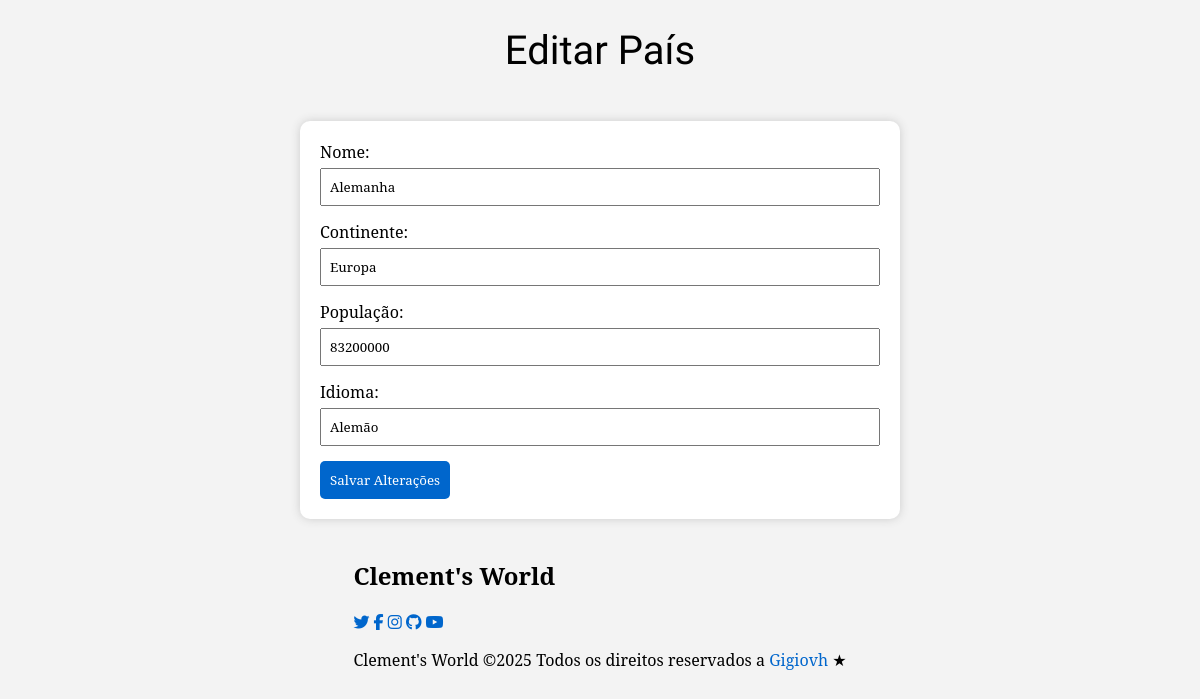
The app's page /pais/editar.php?id=4 with its own data.
### tables this page shows
CREATE TABLE tb_pais(
id_pais INT AUTO_INCREMENT PRIMARY  KEY,
nome VARCHAR(120) NOT NULL,
continente VARCHAR(160) NOT NULL,
populacao FLOAT NOT NULL,
idioma VARCHAR(60) NOT NULL
);

### src/pais/editar.php (the view, shortened to what this page needs)
<?php include("../conexao.php");
$id = $_GET['id'];
$result = $conn->query("SELECT * FROM tb_pais WHERE id_pais=$id");
$pais = $result->fetch_assoc();
?>
<!DOCTYPE html>
<html lang="pt-br">
<head>
<link rel="stylesheet" href="../style.css">
    <link rel="stylesheet" href="https://cdnjs.cloudflare.com/ajax/libs/font-awesome/6.6.0/css/all.min.css">
</head>
<body>
<h1>Editar País</h1>
<form name="formPais" method="post" onsubmit="return validar()">
    <label>Nome:</label>
    <input type="text" name="nome" value="<?= $pais['nome'] ?>">
    <label>Continente:</label>
    <input type="text" name="continente" value="<?= $pais['continente'] ?>">
    <label>População:</label>
    <input type="number" name="populacao" value="<?= $pais['populacao'] ?>">
    <label>Idioma:</label>
    <input type="text" name="idioma" value="<?= $pais['idioma'] ?>">
    <button type="submit" name="salvar">Salvar Alterações</button>
</form>
</body>
<footer class="footer">
  <h2 class="footer-logo">Clement's World</h2>
  <div class="footer-social">
    <a href="https://twitter.com" target="_blank"><i class="fab fa-twitter"></i></a>
    <a href="https://facebook.com" target="_blank"><i class="fab fa-facebook-f"></i></a>
    <a href="https://instagram.com" target="_blank"><i class="fab fa-instagram"></i></a>
    <a href="https://github.com/Gigiovh" target="_blank"><i class="fab fa-github"></i></a>
    <a href="https://youtube.com" target="_blank"><i class="fab fa-youtube"></i></a>
  </div>
  <p class="footer-copy">
    Clement's World ©2025 Todos os direitos reservados a <a href="https://github.com/Gigiovh">Gigiovh</a>
    <span class="heart">★</span>
  </p>
</footer>
</html>

### src/style.css (style rules this page uses)
:root { --brand-color: hsl(46, 100%, 50%); --black: hsl(0, 0%, 0%); --white: hsl(0, 0%, 100%); --font-title: "Montserrat", sans-serif; --font-text: "Lato", sans-serif; }
*, *::before, *::after { box-sizing: border-box; }
body { font-family: Arial, sans-serif; background-color: #f3f3f3; margin: 0; padding: 0; display: flex; flex-direction: column; align-items: center; }
body, p, h2, h3, h4, h5, h6, li, a, td, th, input, select, button, label { font-family: "Noto Serif", serif; font-optical-sizing: auto; font-style: normal; font-variation-settings: "wdth" 100; }
h1 { text-align: center; font-family: "Caprasimo", serif; font-weight: 200; font-size: 40px; }
a { text-decoration: none; color: #0066cc; display: inline-block; transition: transform 0.2s ease, color 0.2s ease; }
form { width: 95%; max-width: 600px; margin: 20px auto; background: white; padding: 20px; border-radius: 10px; box-shadow: 0px 0px 10px #ccc; }
input, select { width: 100%; padding: 8px; margin: 5px 0 15px 0; box-sizing: border-box; }
button { background: #0066cc; color: white; border: none; padding: 10px; border-radius: 5px; cursor: pointer; }

### records on screen
tb_pais: nome "Alemanha", continente "Europa", populacao "83200000", idioma "Alemão"
